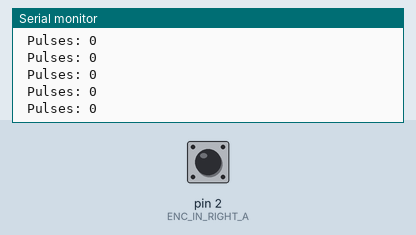
Simulated run of this sketch. Board: Arduino Uno, built with avr-gcc and run on an emulated ATmega328P. On the bench: the last lines printed to the serial monitor. The inputs (shaded band) are chosen by the test bench; at power-on: pin 2 (ENC_IN_RIGHT_A) HIGH.

Above: at 1.2 s.
1.3 s: pin 2 (ENC_IN_RIGHT_A) pulled LOW for 0.15 s
At 2.1 s:
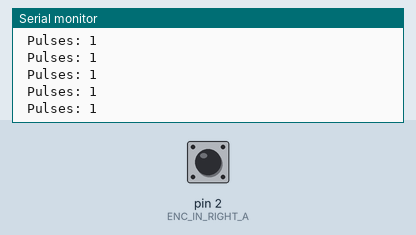
2.9 s: pin 2 (ENC_IN_RIGHT_A) pulled LOW for 1 s
6.9 s: pin 2 (ENC_IN_RIGHT_A) pulled LOW for 0.15 s
At 7.4 s:
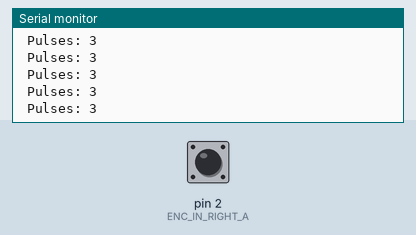
Timing chart, 0 to 9.9 s (numbered marks = the images above; inputs shaded):
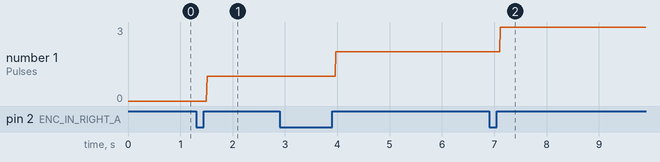

The sketch:

encoder_ticks_count.ino
```cpp
/*
 * Author: Automatic Addison
 * Website: https://automaticaddison.com
 * Description: Count the number of encoder pulses per revolution.
 */

// Encoder output to Arduino Interrupt pin. Tracks the pulse count.
#define ENC_IN_RIGHT_A 2

// Keep track of the number of right wheel pulses
volatile long right_wheel_pulse_count = 0;

void setup() {

  // Open the serial port at 9600 bps
  Serial.begin(9600);

  // Set pin states of the encoder
  pinMode(ENC_IN_RIGHT_A , INPUT_PULLUP);

  // Every time the pin goes high, this is a pulse
  attachInterrupt(digitalPinToInterrupt(ENC_IN_RIGHT_A), right_wheel_pulse, RISING);

}

void loop() {

    Serial.print(" Pulses: ");
    Serial.println(right_wheel_pulse_count);
}

// Increment the number of pulses by 1
void right_wheel_pulse() {
  right_wheel_pulse_count++;
}
```

Measured:
- after the input at 1.3 s, the serial monitor: prints a new line after 0.21 s (image 1)
- after the input at 6.9 s, the serial monitor: prints a new line after 0.21 s (image 2)
- plotted number 1: 0 → 1 after the input at 1.3 s, 1 → 2 after the input at 2.9 s, 2 → 3 after the input at 6.9 s
